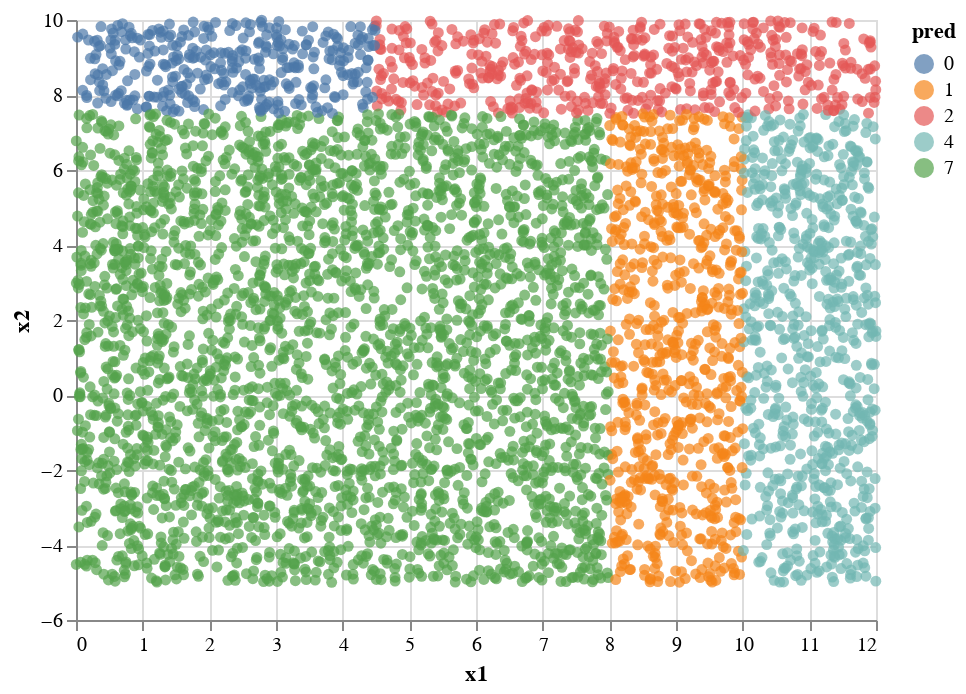

Notebook code for this chart:
### Code cell
alt.Chart(df_grid).mark_circle().encode(
    x="x1",
    y="x2",
    color="pred:N"
)

### Figure 1 — Vega-Lite specification as saved in the notebook (floating-point values rounded to 4 significant figures; data arrays with more than 128 entries replaced by an {"elided": "..."} marker saying what was removed)
{"config": {"view": {"continuousWidth": 400, "continuousHeight": 300}}, "data": {"name": "data-4f29230dc05f0c75792f82502ae33db7"}, "mark": "circle", "encoding": {"color": {"field": "pred", "type": "nominal"}, "x": {"field": "x1", "type": "quantitative"}, "y": {"field": "x2", "type": "quantitative"}}, "$schema": "https://vega.github.io/schema/vega-lite/v4.17.0.json", "datasets": {"data-4f29230dc05f0c75792f82502ae33db7": {"elided": "5000 records"}}}
